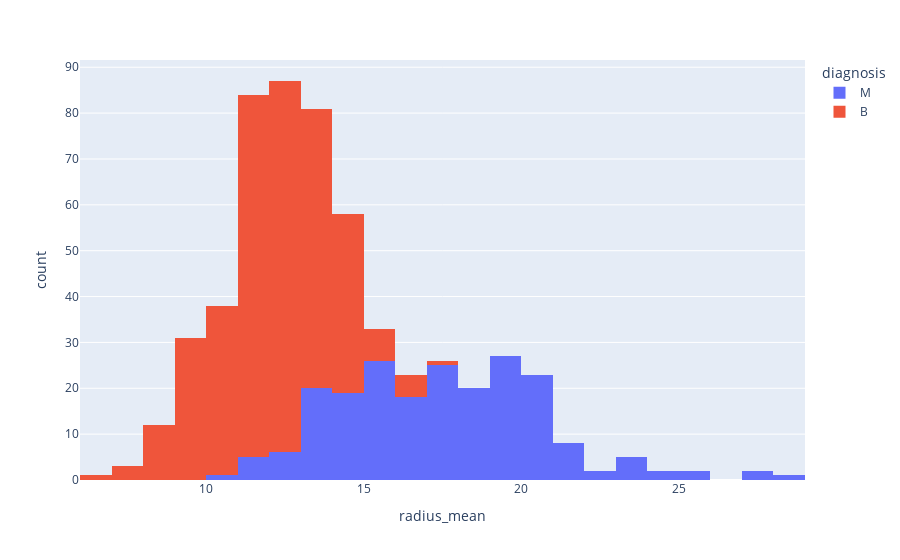

Notebook source saved alongside this figure:
### Code cell
fig = px.histogram(breastcancer, x="radius_mean",color='diagnosis')

fig.show()

### Figure 1 — Plotly figure (JSON) as saved in the notebook; plotly's stock layout.template omitted (floating-point values rounded to 4 significant figures; data arrays with more than 128 entries replaced by an {"elided": "..."} marker saying what was removed)
{"data": [{"alignmentgroup": "True", "bingroup": "x", "hovertemplate": "diagnosis=M<br>radius_mean=%{x}<br>count=%{y}<extra></extra>", "legendgroup": "M", "marker": {"color": "#636efa", "pattern": {"shape": ""}}, "name": "M", "offsetgroup": "M", "orientation": "v", "showlegend": true, "type": "histogram", "x": {"elided": "212 float values"}, "xaxis": "x", "yaxis": "y"}, {"alignmentgroup": "True", "bingroup": "x", "hovertemplate": "diagnosis=B<br>radius_mean=%{x}<br>count=%{y}<extra></extra>", "legendgroup": "B", "marker": {"color": "#EF553B", "pattern": {"shape": ""}}, "name": "B", "offsetgroup": "B", "orientation": "v", "showlegend": true, "type": "histogram", "x": {"elided": "357 float values"}, "xaxis": "x", "yaxis": "y"}], "layout": {"barmode": "relative", "legend": {"title": {"text": "diagnosis"}, "tracegroupgap": 0}, "margin": {"t": 60}, "xaxis": {"anchor": "y", "domain": [0, 1], "title": {"text": "radius_mean"}}, "yaxis": {"anchor": "x", "domain": [0, 1], "title": {"text": "count"}}}}
